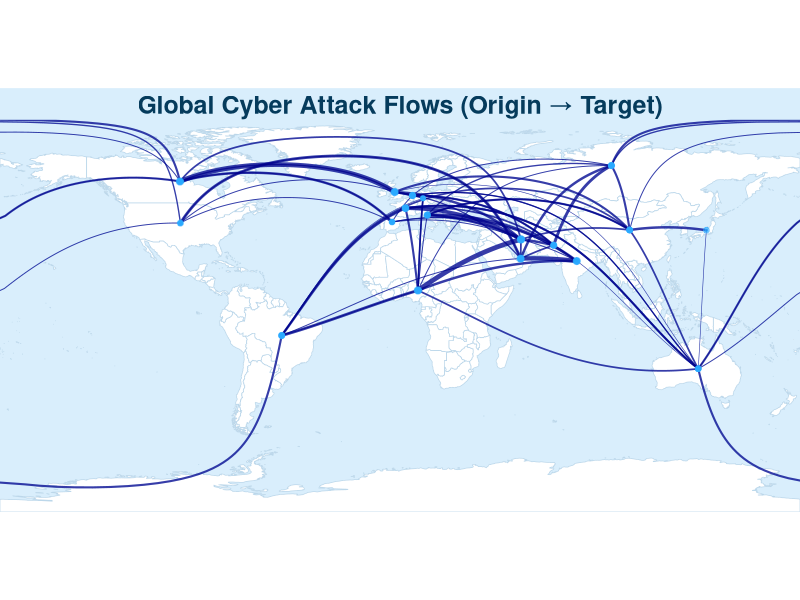

R code for this plot:
# ==============================
# Cyber Attack Flow Map (Origin -> Target)
# ==============================

library(tidyverse)
library(sf)
library(rnaturalearth)
library(rnaturalearthdata)
library(geosphere)

# -----------------------------
# 1) Load
# -----------------------------
df <- readr::read_csv("data_cleaning_transformation_phase/outputs/Cleaned_new_main_dataset.csv")

# -----------------------------
# 2) Flows (top N)
# -----------------------------
flows <- df %>%
  filter(!is.na(Origin_Country), !is.na(Target_Country)) %>%
  count(Origin_Country, Target_Country, name = "attacks") %>%
  arrange(desc(attacks)) %>%
  slice_head(n = 80)

# -----------------------------
# 3) World + centroids
# -----------------------------
world <- rnaturalearth::ne_countries(scale = "medium", returnclass = "sf")

centroids <- world %>%
  st_centroid(of_largest_polygon = TRUE) %>%
  mutate(lon = st_coordinates(.)[,1],
         lat = st_coordinates(.)[,2]) %>%
  st_drop_geometry() %>%
  select(name_long, lon, lat)

country_fix <- function(x) {
  x <- str_trim(x)
  recode(x,
         "USA" = "United States",
         "UK"  = "United Kingdom",
         "UAE" = "United Arab Emirates",
         "Russia" = "Russian Federation",
         "South Korea" = "Korea, Republic of",
         .default = x)
}

flows <- flows %>%
  mutate(
    Origin_Country = country_fix(Origin_Country),
    Target_Country = country_fix(Target_Country)
  )

flow_xy <- flows %>%
  left_join(centroids, by = c("Origin_Country" = "name_long")) %>%
  rename(o_lon = lon, o_lat = lat) %>%
  left_join(centroids, by = c("Target_Country" = "name_long")) %>%
  rename(t_lon = lon, t_lat = lat) %>%
  drop_na(o_lon, o_lat, t_lon, t_lat) %>%
  mutate(id = row_number())

# -----------------------------
# 4) Build smooth curves WITHOUT dateline ugly lines
#    (each dateline segment becomes its own group)
# -----------------------------
make_gc_segments <- function(o_lon, o_lat, t_lon, t_lat, n = 80) {
  pts <- geosphere::gcIntermediate(
    c(o_lon, o_lat), c(t_lon, t_lat),
    n = n, addStartEnd = TRUE, breakAtDateLine = TRUE
  )
  
  # If gcIntermediate returns multiple segments (list), keep segment IDs
  if (is.list(pts)) {
    segs <- purrr::imap_dfr(pts, ~{
      d <- as.data.frame(.x)
      colnames(d) <- c("lon", "lat")
      d$seg <- .y
      d
    })
    return(tibble::as_tibble(segs))
  } else {
    d <- as.data.frame(pts)
    colnames(d) <- c("lon", "lat")
    d$seg <- 1
    return(tibble::as_tibble(d))
  }
}

lines_df <- flow_xy %>%
  rowwise() %>%
  mutate(path = list(make_gc_segments(o_lon, o_lat, t_lon, t_lat, n = 90))) %>%
  ungroup() %>%
  tidyr::unnest(path) %>%
  mutate(group_id = interaction(id, seg, drop = TRUE))

# -----------------------------
# 5) BEAUTIFUL PLOT (like 2nd picture)
# -----------------------------
ggplot() +
  # light ocean background
  theme_void() +
  theme(
    plot.background  = element_rect(fill = "#d9eefc", color = NA),
    panel.background = element_rect(fill = "#d9eefc", color = NA),
    legend.position = "none",
    plot.title = element_text(face = "bold", size = 18, hjust = 0.5, color = "#053b5c")
  ) +
  
  # land
  geom_sf(data = world, fill = "white", color = "#bcd7ea", linewidth = 0.25) +
  
  # glow line (thick)
  geom_path(
    data = lines_df,
    aes(x = lon, y = lat, group = group_id, linewidth = attacks),
    color = "#6cc6ff", alpha = 0.25, lineend = "round"
  ) +
  # main line (thin bright)
  geom_path(
    data = lines_df,
    aes(x = lon, y = lat, group = group_id, linewidth = attacks),
    color = "darkblue", alpha = 0.75, lineend = "round"
  ) +
  
  # points (small, clean)
  geom_point(
    data = flow_xy,
    aes(x = o_lon, y = o_lat, size = attacks),
    color = "#2aa9ff", alpha = 0.55
  ) +
  geom_point(
    data = flow_xy,
    aes(x = t_lon, y = t_lat, size = attacks),
    color = "#2aa9ff", alpha = 0.55
  ) +
  
  scale_linewidth(range = c(0.2, 1.6)) +
  scale_size(range = c(0.6, 2.2)) +
  coord_sf(expand = FALSE) +
  ggtitle("Global Cyber Attack Flows (Origin → Target)")
